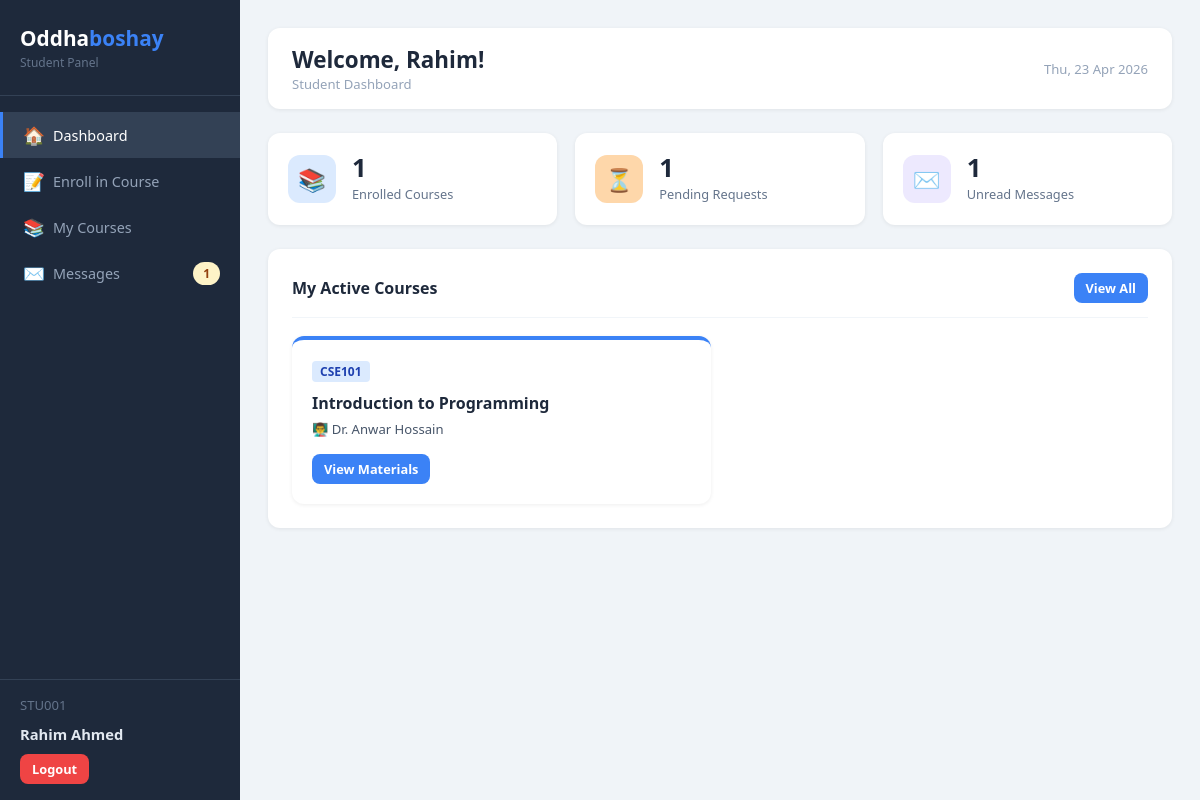
The page /student/dashboard.php (signed in) on the database its author committed.
### tables this page shows
CREATE TABLE IF NOT EXISTS courses (
    id           INT AUTO_INCREMENT PRIMARY KEY,
    course_code  VARCHAR(20)  NOT NULL UNIQUE,       
    course_name  VARCHAR(150) NOT NULL,
    description  TEXT,
    teacher_id   INT,                                
    credits      INT DEFAULT 3,
    created_at   TIMESTAMP DEFAULT CURRENT_TIMESTAMP,
    FOREIGN KEY (teacher_id) REFERENCES teachers(id) ON DELETE SET NULL
);

CREATE TABLE IF NOT EXISTS teachers (
    id          INT AUTO_INCREMENT PRIMARY KEY,
    teacher_id  VARCHAR(20)  NOT NULL UNIQUE,        
    name        VARCHAR(100) NOT NULL,
    email       VARCHAR(100) NOT NULL UNIQUE,
    password    VARCHAR(255) NOT NULL,               
    phone       VARCHAR(20),
    department  VARCHAR(100),
    created_at  TIMESTAMP DEFAULT CURRENT_TIMESTAMP
);

### student/dashboard.php (the view, shortened to what this page needs)
<?php
require_once '../config/db.php';
$sid = $_SESSION['student_id'];
$approved_count = $conn->query("SELECT COUNT(*) as cnt FROM enrollments WHERE student_id=$sid AND status='approved'")->fetch_assoc()['cnt'];
$pending_count  = $conn->query("SELECT COUNT(*) as cnt FROM enrollments WHERE student_id=$sid AND status='pending'")->fetch_assoc()['cnt'];
$unread_count = $conn->query("SELECT COUNT(*) as cnt FROM messages WHERE receiver_type='student' AND receiver_id=$sid AND is_read=0")->fetch_assoc()['cnt'];
$courses = $conn->query("
    SELECT c.course_code, c.course_name, c.credits, t.name AS teacher_name
    FROM   enrollments e
    JOIN   courses  c ON e.course_id  = c.id
    LEFT JOIN teachers t ON c.teacher_id = t.id
    WHERE  e.student_id = $sid AND e.status = 'approved'
    LIMIT 3
");
?>
<!DOCTYPE html>
<html lang="en">
<head>
    <link rel="stylesheet" href="../assets/css/style.css">
</head>
<body>
<div class="layout">
    <aside class="sidebar">
        <div class="sidebar-brand"><h2>Oddha<span>boshay</span></h2><p>Student Panel</p></div>
        <nav class="sidebar-nav">
            <a href="dashboard.php" class="active"><span class="icon">🏠</span> Dashboard</a>
            <a href="enroll.php">         <span class="icon">📝</span> Enroll in Course</a>
            <a href="my_courses.php">     <span class="icon">📚</span> My Courses</a>
            <a href="messages.php">       <span class="icon">✉️</span> Messages
                <?php if ($unread_count > 0): ?><span class="badge badge-pending" style="margin-left:auto;"><?= $unread_count ?></span><?php endif; ?>
            </a>
        </nav>
        <div class="sidebar-footer">
            <div class="user-info"><?= htmlspecialchars($_SESSION['student_sid']) ?></div>
            <div class="user-name"><?= htmlspecialchars($_SESSION['student_name']) ?></div>
            <a href="logout.php" class="btn btn-danger btn-sm" style="margin-top:10px;">Logout</a>
        </div>
    </aside>
    <main class="main-content">
        <div class="top-header">
            <div>
                <h1>Welcome, <?= htmlspecialchars(explode(' ', $_SESSION['student_name'])[0]) ?>!</h1>
                <div class="breadcrumb">Student Dashboard</div>
            </div>
            <div style="font-size:0.82rem; color:#94a3b8;"><?= date('D, d M Y') ?></div>
        </div>
        <div class="stats-grid">
            <div class="stat-card">
                <div class="stat-icon blue">📚</div>
                <div class="stat-info"><h3><?= $approved_count ?></h3><p>Enrolled Courses</p></div>
            </div>
            <div class="stat-card">
                <div class="stat-icon orange">⏳</div>
                <div class="stat-info"><h3><?= $pending_count ?></h3><p>Pending Requests</p></div>
            </div>
            <div class="stat-card">
                <div class="stat-icon purple">✉️</div>
                <div class="stat-info"><h3><?= $unread_count ?></h3><p>Unread Messages</p></div>
            </div>
        </div>
        <div class="card">
            <div class="card-header">
                <h3>My Active Courses</h3>
                <a href="my_courses.php" class="btn btn-primary btn-sm">View All</a>
            </div>
            <?php if ($courses->num_rows === 0): ?>
                <div class="empty-state">
                    <span class="empty-icon">📭</span>
                    <p>You have no approved courses yet. <a href="enroll.php" style="color:#3b82f6;">Enroll now &rarr;</a></p>
                </div>
            <?php else: ?>
                <div class="course-grid">
                    <?php while ($c = $courses->fetch_assoc()): ?>
                    <div class="course-card">
                        <span class="course-code"><?= htmlspecialchars($c['course_code']) ?></span>
                        <h4><?= htmlspecialchars($c['course_name']) ?></h4>
                        <p class="teacher-name">👨‍🏫 <?= $c['teacher_name'] ? htmlspecialchars($c['teacher_name']) : 'TBA' ?></p>
                        <a href="materials.php?course_id=<?= '' ?>" class="btn btn-primary btn-sm">View Materials</a>
                    </div>
                    <?php endwhile; ?>
                </div>
            <?php endif; ?>
        </div>
    </main>
</div>
</body>
</html>

### assets/css/style.css (style rules this page uses)
* { margin: 0; padding: 0; box-sizing: border-box; }
body { font-family: 'Segoe UI', Tahoma, Geneva, Verdana, sans-serif; background: #f0f4f8; color: #334155; font-size: 15px; }
a { text-decoration: none; color: inherit; }
.btn { display: inline-block; padding: 10px 20px; border: none; border-radius: 8px; font-size: 0.9rem; font-weight: 600; cursor: pointer; transition: opacity 0.2s, transform 0.1s; text-align: center; }
.btn-primary { background: #3b82f6; color: #fff; }
.btn-danger { background: #ef4444; color: #fff; }
.btn-sm { padding: 6px 12px; font-size: 0.8rem; }
.layout { display: flex; min-height: 100vh; }
.sidebar { width: 240px; background: #1e293b; color: #e2e8f0; display: flex; flex-direction: column; flex-shrink: 0; position: fixed; top: 0; left: 0; height: 100vh; overflow-y: auto; z-index: 100; }
.sidebar-brand { padding: 24px 20px; border-bottom: 1px solid #334155; }
.sidebar-brand h2 { font-size: 1.3rem; font-weight: 700; color: #fff; }
.sidebar-brand h2 span { color: #3b82f6; }
.sidebar-brand p { font-size: 0.75rem; color: #64748b; margin-top: 2px; }
.sidebar-nav { padding: 16px 0; flex: 1; }
.sidebar-nav a { display: flex; align-items: center; gap: 10px; padding: 11px 20px; color: #94a3b8; font-size: 0.9rem; font-weight: 500; transition: all 0.15s; border-left: 3px solid transparent; }
.sidebar-nav a.active { color: #fff; background: #334155; border-left-color: #3b82f6; }
.sidebar-nav .icon { font-size: 1.1rem; width: 20px; text-align: center; }
.sidebar-footer { padding: 16px 20px; border-top: 1px solid #334155; }
.sidebar-footer .user-info { font-size: 0.82rem; color: #64748b; margin-bottom: 10px; }
.sidebar-footer .user-name { font-size: 0.92rem; color: #e2e8f0; font-weight: 600; }
.main-content { flex: 1; margin-left: 240px; padding: 28px; min-height: 100vh; background: #f0f4f8; }
.top-header { background: #fff; border-radius: 12px; padding: 16px 24px; display: flex; align-items: center; justify-content: space-between; margin-bottom: 24px; box-shadow: 0 1px 4px rgba(0,0,0,0.07); }
.top-header h1 { font-size: 1.4rem; font-weight: 700; color: #1e293b; }
.top-header .breadcrumb { font-size: 0.82rem; color: #94a3b8; }
.stats-grid { display: grid; grid-template-columns: repeat(auto-fit, minmax(180px, 1fr)); gap: 18px; margin-bottom: 24px; }
.stat-card { background: #fff; border-radius: 12px; padding: 22px 20px; box-shadow: 0 1px 4px rgba(0,0,0,0.07); display: flex; align-items: center; gap: 16px; }
.stat-icon { width: 48px; height: 48px; border-radius: 12px; display: flex; align-items: center; justify-content: center; font-size: 1.4rem; flex-shrink: 0; }
.stat-icon.blue { background: #dbeafe; }
.stat-icon.orange { background: #fed7aa; }
.stat-icon.purple { background: #ede9fe; }
.stat-info h3 { font-size: 1.6rem; font-weight: 700; color: #1e293b; line-height: 1; }
.stat-info p { font-size: 0.8rem; color: #64748b; margin-top: 4px; }
.card { background: #fff; border-radius: 12px; padding: 24px; box-shadow: 0 1px 4px rgba(0,0,0,0.07); margin-bottom: 24px; }
.card-header { display: flex; align-items: center; justify-content: space-between; margin-bottom: 18px; padding-bottom: 14px; border-bottom: 1px solid #f1f5f9; }
.card-header h3 { font-size: 1rem; font-weight: 700; color: #1e293b; }
.badge { display: inline-block; padding: 3px 10px; border-radius: 20px; font-size: 0.75rem; font-weight: 600; }
.badge-pending { background: #fef3c7; color: #92400e; }
.course-grid { display: grid; grid-template-columns: repeat(auto-fill, minmax(280px, 1fr)); gap: 18px; }
.course-card { background: #fff; border-radius: 12px; padding: 20px; box-shadow: 0 1px 4px rgba(0,0,0,0.07); border-top: 4px solid #3b82f6; transition: transform 0.2s; }
.course-card h4 { font-size: 1rem; font-weight: 700; color: #1e293b; margin-bottom: 6px; }
.course-card .course-code { display: inline-block; background: #dbeafe; color: #1e40af; font-size: 0.75rem; font-weight: 600; padding: 2px 8px; border-radius: 4px; margin-bottom: 10px; }
.course-card p { font-size: 0.85rem; color: #64748b; margin-bottom: 12px; line-height: 1.5; }
.course-card .teacher-name { font-size: 0.82rem; color: #475569; margin-bottom: 14px; }

### rows shown on the page
courses: course_code "CSE101", course_name "Introduction to Programming", teacher.name "Dr. Anwar Hossain"

### other values the page prints
$unread_count "1"
$_SESSION['student_sid'] "STU001"
$_SESSION['student_name'] "Rahim Ahmed"
explode(' ', $_SESSION['student_name'])[0] "Rahim"
$approved_count "1"
$pending_count "1"
